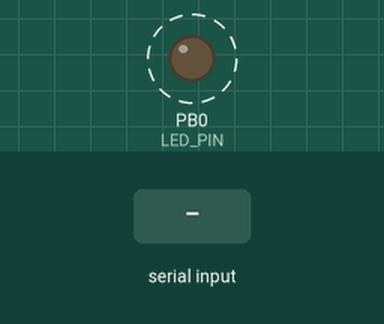
Simulated run of this program. Board: ATmega32, built with avr-gcc and emulated at 1 MHz (the files do not name the chip). On the bench: output pins drawn as LEDs (lit = HIGH). Dashed ring = blinking. The test bench sets the inputs (shaded band). What the program prints to the serial monitor is not drawn.

Above: at 0.9 s.
1.3 s: "1\n" received over Serial
4.3 s: byte 13 (0x0d) received over Serial
7.3 s: byte 32 (' ') received over Serial
Timing chart, 0 to 16.3 s (numbered marks = the images above; inputs shaded):
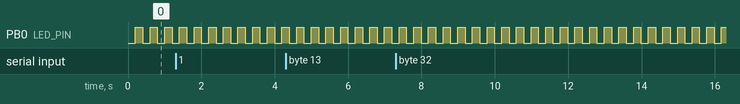

The program:

main.c
```c
//--------------------------------------------------------------//
//													            //
//--------------------------------------------------------------//
#include <avr/io.h>
#include <inttypes.h>
#include <avr/interrupt.h>
#include <avr/sfr_defs.h>
#include <stdio.h>
#include <ctype.h>
//--------------------------------------------------------------//
//														        //
//--------------------------------------------------------------//
#define		INV_BIT(reg, bit)	reg ^= (1<<bit)
#define		LED_PIN				0
#define		SET_BIT(reg, bit)	reg |= (1<<bit)
#define		CLR_BIT(reg, bit)	reg &= (~(1<<bit))

//#define 	F_CPU				1000000
#define 	BAUD				9600
#include <util/setbaud.h>
#include <util/delay.h>
//------------------------------------ --------------------------//
//										                    	//
//--------------------------------------------------------------//
volatile uint8_t tmr_cntr = 10;
//--------------------------------------------------------------//
//						                						//
//--------------------------------------------------------------//
void port_init(void);
void usart_init(void);
void timer0_init(void);
int16_t usart_putchar(char c, FILE *stream);
int16_t usart_getchar(FILE *stream);

FILE usart_out = FDEV_SETUP_STREAM(usart_putchar, NULL, _FDEV_SETUP_WRITE);
FILE usart_input = FDEV_SETUP_STREAM(NULL, usart_getchar, _FDEV_SETUP_READ);
//--------------------------------------------------------------//
//						                						//
//--------------------------------------------------------------//
int main(void)
{
	port_init();
	usart_init();
	timer0_init();
	stdout = &usart_out;
	stdin = &usart_input;
	sei();

	printf("\r");
	#ifdef DEBUG
	printf("%s\r", "Debug version is running");
	#else
	printf("%s\r", "Release version is running");
	#endif

	printf("%s\r", "---------------------------");
	printf("%s\r", "+      Echo Program       +");
	printf("%s\r", "---------------------------");

    while(1)
    {
		printf("%s\r", "Press any key...");
		char symbol = getchar();
		if (bit_is_clear(UCSRA, FE) && bit_is_clear(UCSRA, DOR) && bit_is_clear(UCSRA, PE))
		{
			if (isdigit(symbol))
			{
				printf("%c%s\r", symbol, " - is digit");
			} else
			if (isalpha(symbol))
			{
				printf("%c%s\r", symbol, " - is alpha");
			}

			switch (symbol)
			{
				case 0x0d:
				printf("%s\r", "Entered symbol is: Enter");
				printf("------------------------\r");
				break;

				case ' ':
				printf("%s\r", "Entered symbol is: Space");
				printf("------------------------\r");
				break;

				default:
				printf("%s%c\r", "Entered symbol is: ", symbol);
				printf("------------------------\r");
				break;
			}
		} else
		{
			printf("%s\r", "Symbol was received with error");
		}
    }
}
//--------------------------------------------------------------//
//						                						//
//--------------------------------------------------------------//
void port_init(void)
{
	DDRB = 1; PORTB = 254;
}
//--------------------------------------------------------------//
//						            							//
//--------------------------------------------------------------//
void usart_init(void)
{
	UBRRH = UBRRH_VALUE;
	UBRRL = UBRRL_VALUE;
	UCSRB |= 1<<TXEN | 1<<RXEN;
	#ifdef USE_2X
	UCSRA |= (1 << U2X);
	#else
	UCSRA &= ~(1 << U2X);
	#endif
}
//--------------------------------------------------------------//
//				                            					//
//--------------------------------------------------------------//
int16_t usart_putchar(char c, FILE *stream)
{
	if (c == '\n')
	{
		usart_putchar('\r', stream);
	}
	loop_until_bit_is_set(UCSRA, UDRE);
	UDR = c;
	return 0;
}
//--------------------------------------------------------------//
//				                            					//
//--------------------------------------------------------------//
int16_t usart_getchar(FILE *stream)
{
	loop_until_bit_is_set(UCSRA, RXC);
	return UDR;
}
//--------------------------------------------------------------//
//						                						//
//--------------------------------------------------------------//
void timer0_init(void)
{
/*
- Tt0 = k/Fcpu (k - 8,64,256,1024)
- n = 20 ìñ/Tt0
- TCNT0 = 256 - n
-----------------------------------------------------------------
CS02	CS01	CS00	Description
 0		 0		 0		No clock source (Timer/counter stopped).
 0 		 0 		 1		clkI/O/(No prescaling)
 0		 1		 0		clkI/O/8 (From prescaler)
 0		 1		 1		clkI/O/64 (From prescaler)
 1		 0		 0		clkI/O/256 (From prescaler)
 1		 0		 1		clkI/O/1024 (From prescaler)
 1		 1		 0		External clock source on T0 pin. Clock on falling edge.
 1		 1		 1		External clock source on T0 pin. Clock on rising edge.
 ----------------------------------------------------------------
 */
	TCCR0 = 1<<CS02;
	TCNT0 = 178;
	TIMSK = 1<<TOIE0;
}
//--------------------------------------------------------------//
//						                						//
//--------------------------------------------------------------//
ISR(TIMER0_OVF_vect)
{
	uint8_t sreg = SREG;
	TCNT0 = 178;
	tmr_cntr --;
	if (!tmr_cntr)
	{
		tmr_cntr = 10;
		INV_BIT(PORTB, LED_PIN);
	}
	SREG = sreg;
}
```

fuse.c
```c
#include <avr/io.h>

FUSES = {
    .low = LFUSE_DEFAULT,
    .high = HFUSE_DEFAULT
};
```

Measured:
- by itself, PB0 (LED_PIN): alternates HIGH for 0.20 s and LOW for 0.20 s
